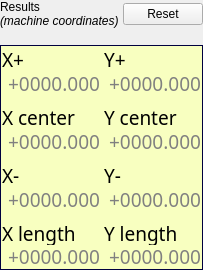
            <widget class="QWidget" name="gbResults" native="true">
             <property name="sizePolicy">
              <sizepolicy hsizetype="Preferred" vsizetype="Fixed">
               <horstretch>0</horstretch>
               <verstretch>0</verstretch>
              </sizepolicy>
             </property>
             <layout class="QGridLayout" name="gridLayout_18">
              <property name="leftMargin">
               <number>0</number>
              </property>
              <property name="topMargin">
               <number>0</number>
              </property>
              <property name="rightMargin">
               <number>0</number>
              </property>
              <property name="bottomMargin">
               <number>0</number>
              </property>
              <property name="horizontalSpacing">
               <number>4</number>
              </property>
              <property name="verticalSpacing">
               <number>0</number>
              </property>
              <item row="0" column="0">
               <widget class="QLabel" name="label_5">
                <property name="text">
                 <string>Results&lt;br /&gt;
&lt;i&gt;(machine coordinates)&lt;/i&gt;</string>
                </property>
                <property name="textFormat">
                 <enum>Qt::RichText</enum>
                </property>
                <property name="wordWrap">
                 <bool>false</bool>
                </property>
               </widget>
              </item>
              <item row="0" column="1">
               <widget class="QPushButton" name="btnResetResults">
                <property name="text">
                 <string>Reset</string>
                </property>
               </widget>
              </item>
              <item row="1" column="0" colspan="2">
               <spacer name="gb_vs_2">
                <property name="orientation">
                 <enum>Qt::Vertical</enum>
                </property>
                <property name="sizeHint" stdset="0">
                 <size>
                  <width>0</width>
                  <height>17</height>
                 </size>
                </property>
               </spacer>
              </item>
              <item row="2" column="0" colspan="2">
               <widget class="QWidget" name="qwResultsXY" native="true">
                <property name="minimumSize">
                 <size>
                  <width>0</width>
                  <height>225</height>
                 </size>
                </property>
                <property name="maximumSize">
                 <size>
                  <width>16777215</width>
                  <height>225</height>
                 </size>
                </property>
                <property name="styleSheet">
                 <string notr="true">#qwResultsXY{background-color: rgb(248, 255, 192); color: rgb(0, 0, 63); border-width: 1px; border-style: solid;}</string>
                </property>
                <layout class="QGridLayout" name="gridLayout_14">
                 <property name="leftMargin">
                  <number>0</number>
                 </property>
                 <property name="topMargin">
                  <number>0</number>
                 </property>
                 <property name="rightMargin">
                  <number>0</number>
                 </property>
                 <property name="bottomMargin">
                  <number>0</number>
                 </property>
                 <property name="horizontalSpacing">
                  <number>0</number>
                 </property>
                 <property name="verticalSpacing">
                  <number>6</number>
                 </property>
                 <item row="0" column="0">
                  <widget class="QWidget" name="qwResultsXY_2" native="true">
                   <layout class="QVBoxLayout" name="verticalLayout_18">
                    <property name="spacing">
                     <number>0</number>
                    </property>
                    <property name="leftMargin">
                     <number>2</number>
                    </property>
                    <property name="topMargin">
                     <number>2</number>
                    </property>
                    <property name="rightMargin">
                     <number>2</number>
                    </property>
                    <property name="bottomMargin">
                     <number>2</number>
                    </property>
                    <item>
                     <widget class="QLabel" name="lblLblPosX_2">
                      <property name="sizePolicy">
                       <sizepolicy hsizetype="Expanding" vsizetype="Fixed">
                        <horstretch>1</horstretch>
                        <verstretch>0</verstretch>
                       </sizepolicy>
                      </property>
                      <property name="maximumSize">
                       <size>
                        <width>16777215</width>
                        <height>16777215</height>
                       </size>
                      </property>
                      <property name="font">
                       <font>
                        <family>LED Calculator</family>
                        <pointsize>14</pointsize>
                       </font>
                      </property>
                      <property name="text">
                       <string notr="true">X+</string>
                      </property>
                     </widget>
                    </item>
                    <item>
                     <widget class="QLabel" name="qfProbeResultXmax">
                      <property name="sizePolicy">
                       <sizepolicy hsizetype="Expanding" vsizetype="Fixed">
                        <horstretch>3</horstretch>
                        <verstretch>0</verstretch>
                       </sizepolicy>
                      </property>
                      <property name="minimumSize">
                       <size>
                        <width>0</width>
                        <height>0</height>
                       </size>
                      </property>
                      <property name="font">
                       <font>
                        <family>LED Calculator</family>
                        <pointsize>14</pointsize>
                       </font>
                      </property>
                      <property name="styleSheet">
                       <string notr="true">color: #808080;</string>
                      </property>
                      <property name="text">
                       <string notr="true">+0000.000</string>
                      </property>
                      <property name="alignment">
                       <set>Qt::AlignRight|Qt::AlignTrailing|Qt::AlignVCenter</set>
                      </property>
                     </widget>
                    </item>
                   </layout>
                  </widget>
                 </item>
                 <item row="0" column="1">
                  <widget class="QWidget" name="qwResultsXY_3" native="true">
                   <layout class="QVBoxLayout" name="verticalLayout_19">
                    <property name="spacing">
                     <number>0</number>
                    </property>
                    <property name="leftMargin">
                     <number>2</number>
                    </property>
                    <property name="topMargin">
                     <number>2</number>
                    </property>
                    <property name="rightMargin">
                     <number>2</number>
                    </property>
                    <property name="bottomMargin">
                     <number>2</number>
                    </property>
                    <item>
                     <widget class="QLabel" name="lblLblPosY_2">
                      <property name="sizePolicy">
                       <sizepolicy hsizetype="Expanding" vsizetype="Fixed">
                        <horstretch>1</horstretch>
                        <verstretch>0</verstretch>
                       </sizepolicy>
                      </property>
                      <property name="maximumSize">
                       <size>
                        <width>16777215</width>
                        <height>16777215</height>
                       </size>
                      </property>
                      <property name="font">
                       <font>
                        <family>LED Calculator</family>
                        <pointsize>14</pointsize>
                       </font>
                      </property>
                      <property name="text">
                       <string notr="true">Y+</string>
                      </property>
                     </widget>
                    </item>
                    <item>
                     <widget class="QLabel" name="qfProbeResultYmax">
                      <property name="sizePolicy">
                       <sizepolicy hsizetype="Expanding" vsizetype="Fixed">
                        <horstretch>3</horstretch>
                        <verstretch>0</verstretch>
                       </sizepolicy>
                      </property>
                      <property name="minimumSize">
                       <size>
                        <width>0</width>
                        <height>0</height>
                       </size>
                      </property>
                      <property name="font">
                       <font>
                        <family>LED Calculator</family>
                        <pointsize>14</pointsize>
                       </font>
                      </property>
                      <property name="styleSheet">
                       <string notr="true">color: #808080;</string>
                      </property>
                      <property name="text">
                       <string notr="true">+0000.000</string>
                      </property>
                      <property name="alignment">
                       <set>Qt::AlignRight|Qt::AlignTrailing|Qt::AlignVCenter</set>
                      </property>
                     </widget>
                    </item>
                   </layout>
                  </widget>
                 </item>
                 <item row="1" column="0">
                  <widget class="QWidget" name="qwResultsXY_4" native="true">
                   <layout class="QVBoxLayout" name="verticalLayout_21">
                    <property name="spacing">
                     <number>0</number>
                    </property>
                    <property name="leftMargin">
                     <number>2</number>
                    </property>
                    <property name="topMargin">
                     <number>2</number>
                    </property>
                    <property name="rightMargin">
                     <number>2</number>
                    </property>
                    <property name="bottomMargin">
                     <number>2</number>
                    </property>
                    <item>
                     <widget class="QLabel" name="lblLblPosX_3">
                      <property name="sizePolicy">
                       <sizepolicy hsizetype="Expanding" vsizetype="Fixed">
                        <horstretch>1</horstretch>
                        <verstretch>0</verstretch>
                       </sizepolicy>
                      </property>
                      <property name="maximumSize">
                       <size>
                        <width>16777215</width>
                        <height>16777215</height>
                       </size>
                      </property>
                      <property name="font">
                       <font>
                        <family>LED Calculator</family>
                        <pointsize>14</pointsize>
                       </font>
                      </property>
                      <property name="text">
                       <string notr="true">X center</string>
                      </property>
                     </widget>
                    </item>
                    <item>
                     <widget class="QLabel" name="qfProbeResultXcenter">
                      <property name="sizePolicy">
                       <sizepolicy hsizetype="Expanding" vsizetype="Fixed">
                        <horstretch>3</horstretch>
                        <verstretch>0</verstretch>
                       </sizepolicy>
                      </property>
                      <property name="minimumSize">
                       <size>
                        <width>0</width>
                        <height>0</height>
                       </size>
                      </property>
                      <property name="font">
                       <font>
                        <family>LED Calculator</family>
                        <pointsize>14</pointsize>
                       </font>
                      </property>
                      <property name="styleSheet">
                       <string notr="true">color: #808080;</string>
                      </property>
                      <property name="text">
                       <string notr="true">+0000.000</string>
                      </property>
                      <property name="alignment">
                       <set>Qt::AlignRight|Qt::AlignTrailing|Qt::AlignVCenter</set>
                      </property>
                     </widget>
                    </item>
                   </layout>
                  </widget>
                 </item>
                 <item row="1" column="1">
                  <widget class="QWidget" name="qwResultsXY_5" native="true">
                   <layout class="QVBoxLayout" name="verticalLayout_20">
                    <property name="spacing">
                     <number>0</number>
                    </property>
                    <property name="leftMargin">
                     <number>2</number>
                    </property>
                    <property name="topMargin">
                     <number>2</number>
                    </property>
                    <property name="rightMargin">
                     <number>2</number>
                    </property>
                    <property name="bottomMargin">
                     <number>2</number>
                    </property>
                    <item>
                     <widget class="QLabel" name="lblLblPosY_3">
                      <property name="sizePolicy">
                       <sizepolicy hsizetype="Expanding" vsizetype="Fixed">
                        <horstretch>1</horstretch>
                        <verstretch>0</verstretch>
                       </sizepolicy>
                      </property>
                      <property name="maximumSize">
                       <size>
                        <width>16777215</width>
                        <height>16777215</height>
                       </size>
                      </property>
                      <property name="font">
                       <font>
                        <family>LED Calculator</family>
                        <pointsize>14</pointsize>
                       </font>
                      </property>
                      <property name="text">
                       <string notr="true">Y center</string>
                      </property>
                     </widget>
                    </item>
                    <item>
                     <widget class="QLabel" name="qfProbeResultYcenter">
                      <property name="sizePolicy">
                       <sizepolicy hsizetype="Expanding" vsizetype="Fixed">
                        <horstretch>3</horstretch>
                        <verstretch>0</verstretch>
                       </sizepolicy>
                      </property>
                      <property name="minimumSize">
                       <size>
                        <width>0</width>
                        <height>0</height>
                       </size>
                      </property>
                      <property name="font">
                       <font>
                        <family>LED Calculator</family>
                        <pointsize>14</pointsize>
                       </font>
                      </property>
                      <property name="styleSheet">
                       <string notr="true">color: #808080;</string>
                      </property>
                      <property name="text">
                       <string notr="true">+0000.000</string>
                      </property>
                      <property name="alignment">
                       <set>Qt::AlignRight|Qt::AlignTrailing|Qt::AlignVCenter</set>
                      </property>
                     </widget>
                    </item>
                   </layout>
                  </widget>
                 </item>
                 <item row="2" column="0">
                  <widget class="QWidget" name="qwResultsXY_6" native="true">
                   <layout class="QVBoxLayout" name="verticalLayout_23">
                    <property name="spacing">
                     <number>0</number>
                    </property>
                    <property name="leftMargin">
                     <number>2</number>
                    </property>
                    <property name="topMargin">
                     <number>2</number>
                    </property>
                    <property name="rightMargin">
                     <number>2</number>
                    </property>
                    <property name="bottomMargin">
                     <number>2</number>
                    </property>
                    <item>
                     <widget class="QLabel" name="lblLblPosX_4">
                      <property name="sizePolicy">
                       <sizepolicy hsizetype="Expanding" vsizetype="Fixed">
                        <horstretch>1</horstretch>
                        <verstretch>0</verstretch>
                       </sizepolicy>
                      </property>
                      <property name="maximumSize">
                       <size>
                        <width>16777215</width>
                        <height>16777215</height>
                       </size>
                      </property>
                      <property name="font">
                       <font>
                        <family>LED Calculator</family>
                        <pointsize>14</pointsize>
                       </font>
                      </property>
                      <property name="text">
                       <string notr="true">X-</string>
                      </property>
                     </widget>
                    </item>
                    <item>
                     <widget class="QLabel" name="qfProbeResultXmin">
                      <property name="sizePolicy">
                       <sizepolicy hsizetype="Expanding" vsizetype="Fixed">
                        <horstretch>3</horstretch>
                        <verstretch>0</verstretch>
                       </sizepolicy>
                      </property>
                      <property name="minimumSize">
                       <size>
                        <width>0</width>
                        <height>0</height>
                       </size>
                      </property>
                      <property name="font">
                       <font>
                        <family>LED Calculator</family>
                        <pointsize>14</pointsize>
                       </font>
                      </property>
                      <property name="styleSheet">
                       <string notr="true">color: #808080;</string>
                      </property>
                      <property name="text">
                       <string notr="true">+0000.000</string>
                      </property>
                      <property name="alignment">
                       <set>Qt::AlignRight|Qt::AlignTrailing|Qt::AlignVCenter</set>
                      </property>
                     </widget>
                    </item>
                   </layout>
                  </widget>
                 </item>
                 <item row="2" column="1">
                  <widget class="QWidget" name="qwResultsXY_7" native="true">
                   <layout class="QVBoxLayout" name="verticalLayout_22">
                    <property name="spacing">
                     <number>0</number>
                    </property>
                    <property name="leftMargin">
                     <number>2</number>
                    </property>
                    <property name="topMargin">
                     <number>2</number>
                    </property>
                    <property name="rightMargin">
                     <number>2</number>
                    </property>
                    <property name="bottomMargin">
                     <number>2</number>
                    </property>
                    <item>
                     <widget class="QLabel" name="lblLblPosY_4">
                      <property name="sizePolicy">
                       <sizepolicy hsizetype="Expanding" vsizetype="Fixed">
                        <horstretch>1</horstretch>
                        <verstretch>0</verstretch>
                       </sizepolicy>
                      </property>
                      <property name="maximumSize">
                       <size>
                        <width>16777215</width>
                        <height>16777215</height>
                       </size>
                      </property>
                      <property name="font">
                       <font>
                        <family>LED Calculator</family>
                        <pointsize>14</pointsize>
                       </font>
                      </property>
                      <property name="text">
                       <string notr="true">Y-</string>
                      </property>
                     </widget>
                    </item>
                    <item>
                     <widget class="QLabel" name="qfProbeResultYmin">
                      <property name="sizePolicy">
                       <sizepolicy hsizetype="Expanding" vsizetype="Fixed">
                        <horstretch>3</horstretch>
                        <verstretch>0</verstretch>
                       </sizepolicy>
                      </property>
                      <property name="minimumSize">
                       <size>
                        <width>0</width>
                        <height>0</height>
                       </size>
                      </property>
                      <property name="font">
                       <font>
                        <family>LED Calculator</family>
                        <pointsize>14</pointsize>
                       </font>
                      </property>
                      <property name="styleSheet">
                       <string notr="true">color: #808080;</string>
                      </property>
                      <property name="text">
                       <string notr="true">+0000.000</string>
                      </property>
                      <property name="alignment">
                       <set>Qt::AlignRight|Qt::AlignTrailing|Qt::AlignVCenter</set>
                      </property>
                     </widget>
                    </item>
                   </layout>
                  </widget>
                 </item>
                 <item row="3" column="0">
                  <widget class="QWidget" name="qwResultsXY_8" native="true">
                   <layout class="QVBoxLayout" name="verticalLayout_24">
                    <property name="spacing">
                     <number>0</number>
                    </property>
                    <property name="leftMargin">
                     <number>2</number>
                    </property>
                    <property name="topMargin">
                     <number>2</number>
                    </property>
                    <property name="rightMargin">
                     <number>2</number>
                    </property>
                    <property name="bottomMargin">
                     <number>2</number>
                    </property>
                    <item>
                     <widget class="QLabel" name="lblLblPosX_5">
                      <property name="sizePolicy">
                       <sizepolicy hsizetype="Expanding" vsizetype="Fixed">
                        <horstretch>1</horstretch>
                        <verstretch>0</verstretch>
                       </sizepolicy>
                      </property>
                      <property name="maximumSize">
                       <size>
                        <width>16777215</width>
                        <height>16777215</height>
                       </size>
                      </property>
                      <property name="font">
                       <font>
                        <family>LED Calculator</family>
                        <pointsize>14</pointsize>
                       </font>
                      </property>
                      <property name="text">
                       <string notr="true">X length</string>
                      </property>
                     </widget>
                    </item>
                    <item>
                     <widget class="QLabel" name="qfProbeResultXlength">
                      <property name="sizePolicy">
                       <sizepolicy hsizetype="Expanding" vsizetype="Fixed">
                        <horstretch>3</horstretch>
                        <verstretch>0</verstretch>
                       </sizepolicy>
                      </property>
                      <property name="minimumSize">
                       <size>
                        <width>0</width>
                        <height>0</height>
                       </size>
                      </property>
                      <property name="font">
                       <font>
                        <family>LED Calculator</family>
                        <pointsize>14</pointsize>
                       </font>
                      </property>
                      <property name="styleSheet">
                       <string notr="true">color: #808080;</string>
                      </property>
                      <property name="text">
                       <string notr="true">+0000.000</string>
                      </property>
                      <property name="alignment">
                       <set>Qt::AlignRight|Qt::AlignTrailing|Qt::AlignVCenter</set>
                      </property>
                     </widget>
                    </item>
                   </layout>
                  </widget>
                 </item>
                 <item row="3" column="1">
                  <widget class="QWidget" name="qwResultsXY_9" native="true">
                   <layout class="QVBoxLayout" name="verticalLayout_25">
                    <property name="spacing">
                     <number>0</number>
                    </property>
                    <property name="leftMargin">
                     <number>2</number>
                    </property>
                    <property name="topMargin">
                     <number>2</number>
                    </property>
                    <property name="rightMargin">
                     <number>2</number>
                    </property>
                    <property name="bottomMargin">
                     <number>2</number>
                    </property>
                    <item>
                     <widget class="QLabel" name="lblLblPosY_5">
                      <property name="sizePolicy">
                       <sizepolicy hsizetype="Expanding" vsizetype="Fixed">
                        <horstretch>1</horstretch>
                        <verstretch>0</verstretch>
                       </sizepolicy>
                      </property>
                      <property name="maximumSize">
                       <size>
                        <width>16777215</width>
                        <height>16777215</height>
                       </size>
                      </property>
                      <property name="font">
                       <font>
                        <family>LED Calculator</family>
                        <pointsize>14</pointsize>
                       </font>
                      </property>
                      <property name="text">
                       <string notr="true">Y length</string>
                      </property>
                     </widget>
                    </item>
                    <item>
                     <widget class="QLabel" name="qfProbeResultYlength">
                      <property name="sizePolicy">
                       <sizepolicy hsizetype="Expanding" vsizetype="Fixed">
                        <horstretch>3</horstretch>
                        <verstretch>0</verstretch>
                       </sizepolicy>
                      </property>
                      <property name="minimumSize">
                       <size>
                        <width>0</width>
                        <height>0</height>
                       </size>
                      </property>
                      <property name="font">
                       <font>
                        <family>LED Calculator</family>
                        <pointsize>14</pointsize>
                       </font>
                      </property>
                      <property name="styleSheet">
                       <string notr="true">color: #808080;</string>
                      </property>
                      <property name="text">
                       <string notr="true">+0000.000</string>
                      </property>
                      <property name="alignment">
                       <set>Qt::AlignRight|Qt::AlignTrailing|Qt::AlignVCenter</set>
                      </property>
                     </widget>
                    </item>
                   </layout>
                  </widget>
                 </item>
                </layout>
               </widget>
              </item>
             </layout>
            </widget>
